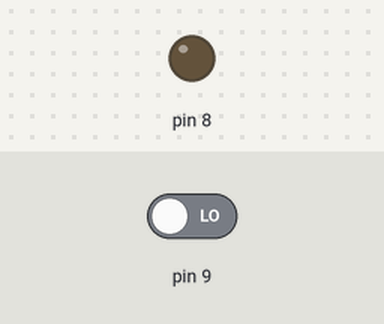
Bench run of a sketch on a simulated Arduino Uno, built with avr-gcc and run on an emulated ATmega328P. Parts: output pins drawn as LEDs (lit = HIGH). The test bench sets the inputs (shaded band); at power-on: pin 9 LOW.

Above: at 1.2 s.
1.3 s: pin 9 driven HIGH
At 2.0 s:
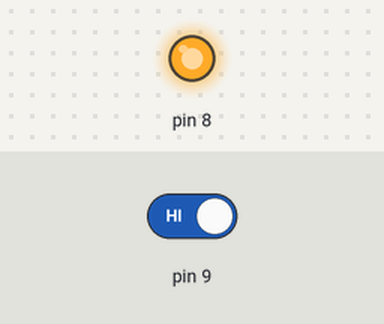
2.8 s: pin 9 driven LOW
At 3.1 s:
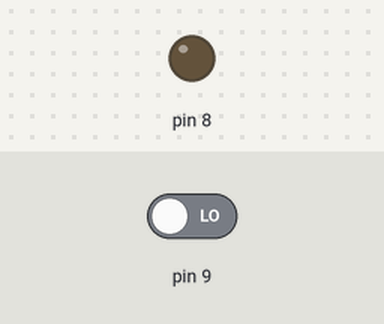
Timing chart, 0 to 5.8 s (numbered marks = the images above; inputs shaded):
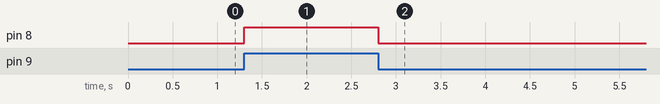

The sketch:

ir_sensor.ino
```cpp
int IR;
void setup(){
  pinMode(9, INPUT);
  pinMode(8, OUTPUT);
  }
void loop(){
  IR = digitalRead(9);
  if(IR == HIGH){
      digitalWrite(8, HIGH);
      }
  else{
      digitalWrite(8, LOW);
      }
  }
```

Measured:
- after the input at 1.3 s, pin 8: LOW → HIGH at once
- after the input at 2.8 s, pin 8: HIGH → LOW at once
